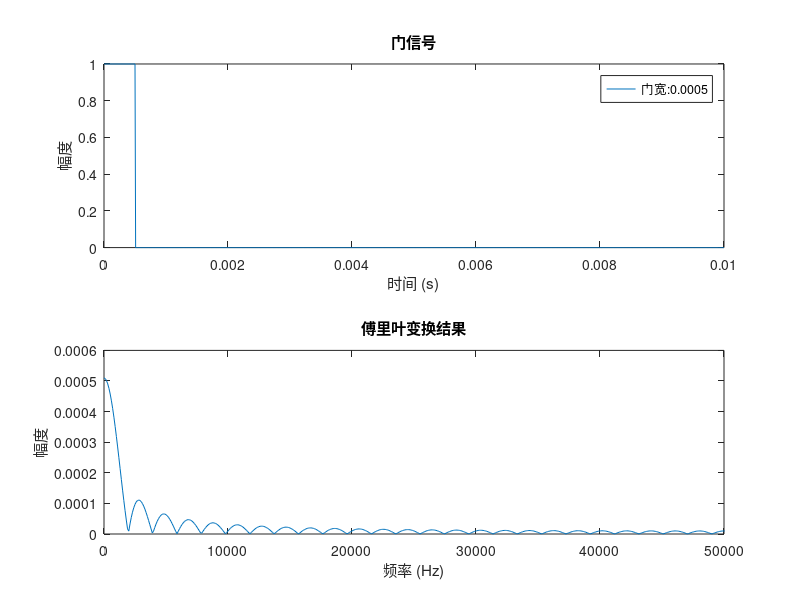

MATLAB code for this plot:
% --------------------------------------------------------------------
% 项目地址：https://github.com/LvGitHub-9/SpreadSpectrumCommunication
% 模块名称: 码片时间研究
% 文件名称：chip.m
% 版    本：V1.0
% 说    明：研究码片时间和信号频谱变化
% 作    者: 小吕同学
% 修改记录：
%     版本号           日期          作者          说明
%      V1.0          2025-1-6         Lv.          发布
% FindMe: https://space.bilibili.com/10179894?spm_id_from=333.1007.0.0
% --------------------------------------------------------------------
% Copyright 2024 Lv. All Rights Reserved. 
% Distributed under MIT license. 
% See file LICENSE for detail or copy at https://opensource.org/licenses/MIT 

%% 码片时间（chip）
close all; clear; clc;

%% 参数设置
Fs = 100e3;      	% 采样频率（Hz）
t = 0:1/Fs:0.01;    % 时间向量，总时长为1秒
A = 1;              % 门信号的幅度
width = 0.0005;     % 门信号的宽度（秒）

%% 生成门信号
gateSignal = A * (t >= 0 & t <= width);

%% 计算傅里叶变换
fftResult = fft(gateSignal)/Fs;

%% 计算频率轴的值
n = length(fftResult);
f = (0:n-1)*(Fs/n);

%% 绘制门信号
figure;
subplot(2,1,1);
plot(t, gateSignal);
title('门信号');
xlabel('时间 (s)');
ylabel('幅度');
legend(['门宽:' num2str(width)])

%% 绘制傅里叶变换结果
subplot(2,1,2);
plot(f, abs(fftResult));
title('傅里叶变换结果');
xlabel('频率 (Hz)');
ylabel('幅度');
xlim([0, Fs/2]);

